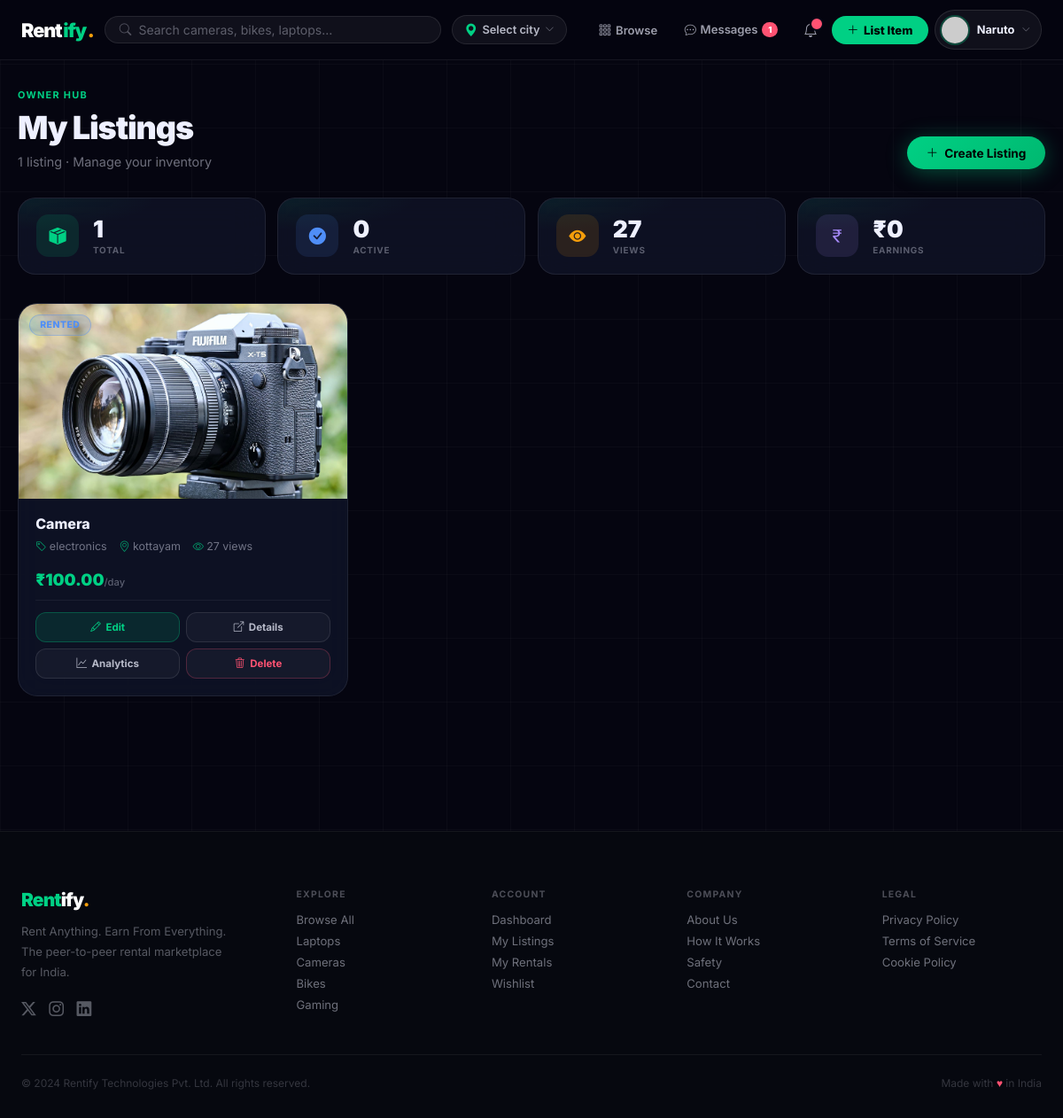
The page /listings/my/ (signed in) on the database as committed earlier.
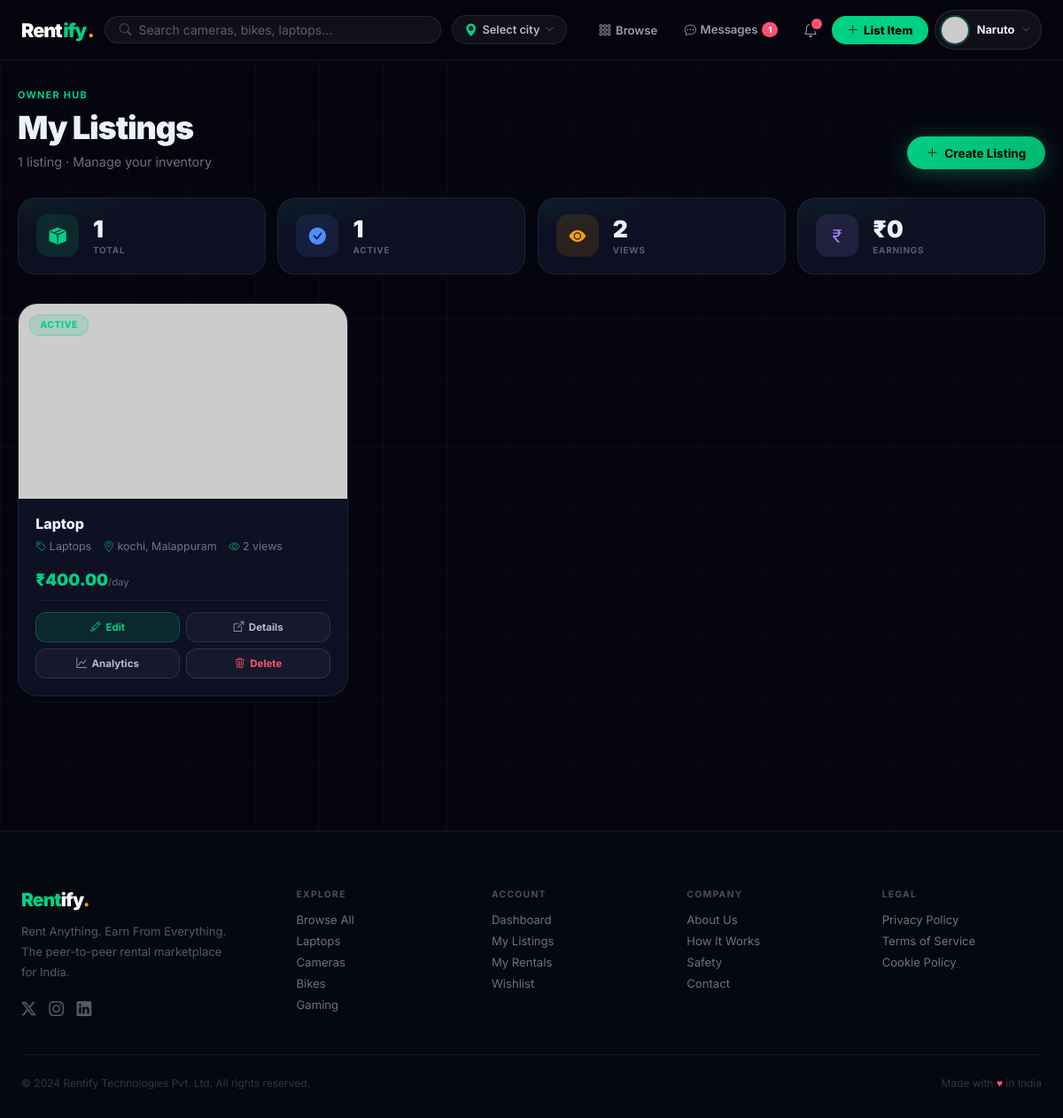
The same page on the database as committed later.
### accounts/models.py (models this page shows, shortened)
class UserProfile(models.Model):
    user = models.OneToOneField(User, on_delete=models.CASCADE, related_name='profile')
    phone = models.CharField(max_length=20, blank=True)
    address = models.TextField(blank=True)
    bio = models.TextField(blank=True, max_length=500)
    profile_photo = models.ImageField(upload_to='profiles/', blank=True, null=True)
    is_verified = models.BooleanField(default=False)
    rating = models.DecimalField(max_digits=3, decimal_places=2, default=0.00)
    total_reviews = models.IntegerField(default=0)
    total_earnings = models.DecimalField(max_digits=10, decimal_places=2, default=0.00)
    dark_mode = models.BooleanField(default=False)
    created_at = models.DateTimeField(auto_now_add=True)
    updated_at = models.DateTimeField(auto_now=True)
    def get_photo_url(self):
        if self.profile_photo:
            return self.profile_photo.url
        return '/static/images/default-avatar.png'

### listings/models.py (models this page shows, shortened)
class Product(models.Model):
    owner = models.ForeignKey(User, on_delete=models.CASCADE, related_name='listings')
    title = models.CharField(max_length=200)
    category = models.CharField(max_length=50, choices=CATEGORY_CHOICES, default='other')
    description = models.TextField()
    location = models.CharField(max_length=200, help_text='Public display: city/area only')
    state = models.CharField(max_length=100, blank=True, default='')
    city = models.CharField(max_length=100, blank=True, default='')
    area_locality = models.CharField(max_length=120, blank=True, default='')
    address_private = models.CharField(max_length=300, blank=True, default='')
    price_per_day = models.DecimalField(max_digits=10, decimal_places=2)
    price_per_week = models.DecimalField(max_digits=10, decimal_places=2, null=True, blank=True)
    price_per_month = models.DecimalField(max_digits=10, decimal_places=2, null=True, blank=True)
    security_deposit = models.DecimalField(max_digits=10, decimal_places=2, default=0)
    is_available = models.BooleanField(default=True)
    rating = models.DecimalField(max_digits=3, decimal_places=2, default=0.00)
    total_reviews = models.IntegerField(default=0)
    views_count = models.IntegerField(default=0)
    is_flagged = models.BooleanField(default=False)
    flag_reason = models.CharField(max_length=200, blank=True)
    created_at = models.DateTimeField(auto_now_add=True)
    updated_at = models.DateTimeField(auto_now=True)
    class Meta:
        ordering = ['-created_at']
    def get_primary_image(self):
        img = self.images.filter(is_primary=True).first() or self.images.first()
        return img.image.url if img else static('images/no-image.svg')
    def build_public_location(self):
        parts = []
        if self.area_locality and self.area_locality.strip():
            parts.append(self.area_locality.strip())
        if self.city and self.city.strip():
            if not parts or self.city.strip().lower() != parts[0].lower():
                parts.append(self.city.strip())
        if parts:
            return ', '.join(parts)
        return (self.location or '').strip()
    def get_public_location(self):
        return self.build_public_location() or self.location or ''

class ProductImage(models.Model):
    product = models.ForeignKey(Product, on_delete=models.CASCADE, related_name='images')
    image = models.ImageField(upload_to='products/')
    is_primary = models.BooleanField(default=False)
    order = models.IntegerField(default=0)
    uploaded_at = models.DateTimeField(auto_now_add=True)
    class Meta:
        ordering = ['order', 'uploaded_at']

### listings/views.py (the view)
# urls.py: path('listings/my/', views.my_listings_view, name='my_listings'),
@login_required
def my_listings_view(request):
    from django.db.models import Sum
    from bookings.models import Booking
    listings = list(Product.objects.filter(owner=request.user).order_by('-created_at'))
    product_ids = [p.id for p in listings]
    rented_ids = set(
        Booking.objects.filter(
            product_id__in=product_ids,
            status__in=['approved', 'active'],
        ).values_list('product_id', flat=True)
    )
    pending_ids = set(
        Booking.objects.filter(
            product_id__in=product_ids,
            status='pending',
        ).values_list('product_id', flat=True)
    )
    for product in listings:
        if product.id in rented_ids:
            product.display_status = 'rented'
        elif product.id in pending_ids:
            product.display_status = 'pending'
        elif product.is_available:
            product.display_status = 'active'
        else:
            product.display_status = 'paused'
    total_views = sum(p.views_count for p in listings)
    active_count = sum(1 for p in listings if p.display_status == 'active')
    return render(request, 'listings/my_listings.html', {
        'listings': listings,
        'total_views': total_views,
        'active_count': active_count,
    })

### templates/listings/my_listings.html (shortened to what this page needs)
{% extends 'base.html' %}
{% load static %}
{% block body_class %}page-my-listings{% endblock %}
{% block content %}
<div class="dash-app">
  <div class="hub-hero" style="display:flex;justify-content:space-between;align-items:flex-end;flex-wrap:wrap;gap:1rem;">
    <div>
      <div class="hub-eyebrow">Owner Hub</div>
      <h1 class="hub-title">My Listings</h1>
      <p class="hub-sub">{{ listings|length }} listing{{ listings|length|pluralize }} · Manage your inventory</p>
    </div>
    <a href="{% url 'create_listing' %}" class="dash-btn dash-btn--primary"><i class="bi bi-plus-lg"></i> Create Listing</a>
  </div>
  {% if listings %}
  <div class="hub-stats">
    <div class="dash-stat" style="cursor:default;">
      <div class="dash-stat-icon dash-stat-icon--green"><i class="bi bi-box-seam-fill"></i></div>
      <div><div class="dash-stat-val">{{ listings|length }}</div><div class="dash-stat-lbl">Total</div></div>
    </div>
    <div class="dash-stat" style="cursor:default;">
      <div class="dash-stat-icon dash-stat-icon--blue"><i class="bi bi-check-circle-fill"></i></div>
      <div><div class="dash-stat-val">{{ active_count }}</div><div class="dash-stat-lbl">Active</div></div>
    </div>
    <div class="dash-stat" style="cursor:default;">
      <div class="dash-stat-icon dash-stat-icon--gold"><i class="bi bi-eye-fill"></i></div>
      <div><div class="dash-stat-val">{{ total_views }}</div><div class="dash-stat-lbl">Views</div></div>
    </div>
    <div class="dash-stat" style="cursor:default;">
      <div class="dash-stat-icon dash-stat-icon--purple"><i class="bi bi-currency-rupee"></i></div>
      <div><div class="dash-stat-val">₹{{ request.user.profile.total_earnings|floatformat:0 }}</div><div class="dash-stat-lbl">Earnings</div></div>
    </div>
  </div>
  <div class="hub-card-grid">
    {% for listing in listings %}
    {% include 'listings/_owner_listing_card.html' with listing=listing %}
    {% endfor %}
  </div>
  {% endif %}
</div>
{% endblock %}

### templates/base.html (shortened to what this page needs)
{% load static %}
<!DOCTYPE html>
<html lang="en">
<head>
<link rel="stylesheet" href="https://cdn.jsdelivr.net/npm/bootstrap-icons@1.11.3/font/bootstrap-icons.min.css">
<link rel="stylesheet" href="{% static 'css/auth-modal.css' %}">
<link rel="stylesheet" href="{% static 'css/marketplace.css' %}">
<link rel="stylesheet" href="{% static 'css/forms.css' %}">
<link rel="stylesheet" href="{% static 'css/landing-shared.css' %}">
<link rel="stylesheet" href="{% static 'css/navbar-app.css' %}">
<link rel="stylesheet" href="{% static 'css/account-ui.css' %}">
<link rel="stylesheet" href="{% static 'css/dashboard.css' %}">
<link rel="stylesheet" href="{% static 'css/photo-uploader.css' %}">
<link rel="stylesheet" href="{% static 'css/rfy-combobox.css' %}">
</head>
<body class="{% block body_class %}{% endblock %}"
      data-server-auth="{% if user.is_authenticated %}true{% else %}false{% endif %}">
{% include 'includes/navbar.html' %}
<main>{% block content %}{% endblock %}</main>
{% block footer %}
<footer style="background:#06080f;border-top:1px solid rgba(255,255,255,.06);padding:4rem 0 2rem;margin-top:5rem;">
  <div style="max-width:1280px;margin:0 auto;padding:0 1.5rem;">
    <div style="display:grid;grid-template-columns:1.5fr 1fr 1fr 1fr 1fr;gap:2.5rem;flex-wrap:wrap;">
      <div>
        <div style="font-size:1.3rem;font-weight:900;letter-spacing:-.04em;margin-bottom:.75rem;">
          <span style="color:#00D084;">Rent</span><span style="color:#fff;">ify</span><span style="color:#F59E0B;">.</span>
        </div>
        <p style="font-size:.82rem;line-height:1.75;color:rgba(238,240,255,.35);max-width:240px;">
          Rent Anything. Earn From Everything. The peer-to-peer rental marketplace for India.
        </p>
        <div style="display:flex;gap:.9rem;margin-top:1.25rem;">
          <a href="#" style="color:rgba(238,240,255,.35);font-size:1.05rem;text-decoration:none;"><i class="bi bi-twitter-x"></i></a>
          <a href="#" style="color:rgba(238,240,255,.35);font-size:1.05rem;text-decoration:none;"><i class="bi bi-instagram"></i></a>
          <a href="#" style="color:rgba(238,240,255,.35);font-size:1.05rem;text-decoration:none;"><i class="bi bi-linkedin"></i></a>
        </div>
      </div>
      {% for section, links in footer_sections %}
      <div>
        <h5 style="font-size:.65rem;font-weight:700;text-transform:uppercase;letter-spacing:.12em;color:rgba(238,240,255,.3);margin-bottom:.9rem;">{{ section }}</h5>
        {% for label, url in links %}
        <a href="{{ url }}" style="display:block;font-size:.82rem;color:rgba(238,240,255,.45);margin-bottom:.5rem;text-decoration:none;transition:color .18s;" onmouseover="this.style.color='#00D084'" onmouseout="this.style.color='rgba(238,240,255,.45)'">{{ label }}</a>
        {% endfor %}
      </div>
      {% endfor %}
    </div>
    <div style="border-top:1px solid rgba(255,255,255,.06);margin-top:2.5rem;padding-top:1.5rem;display:flex;justify-content:space-between;flex-wrap:wrap;gap:.75rem;font-size:.75rem;color:rgba(238,240,255,.2);">
      <span>© 2024 Rentify Technologies Pvt. Ltd. All rights reserved.</span>
      <span>Made with <span style="color:#FF5272;">♥</span> in India</span>
    </div>
  </div>
</footer>
{% endblock %}
</body>
</html>

### templates/includes/navbar.html (shortened to what this page needs)
{% if user.is_authenticated %}
<nav class="rfy-nav" id="mainNav">
  <div class="rfy-nav-inner">
    <a href="{% url 'home' %}" class="rfy-brand me-1">
      <span class="b-dark">Rent</span><span style="color:var(--green);">ify</span><span class="b-dot">.</span>
    </a>
    <form class="rfy-search d-none d-md-flex" action="{% url 'browse' %}" method="get" style="max-width:380px;">
      <i class="bi bi-search" style="color:rgba(238,240,255,.3);font-size:.85rem;flex-shrink:0;"></i>
      <input type="text" name="q" placeholder="Search cameras, bikes, laptops…" value="{{ request.GET.q|default:'' }}" autocomplete="off">
    </form>
    <div class="d-none d-lg-flex">
      {% include 'includes/location_dropdown.html' %}
    </div>
    <div class="rfy-nav-right d-none d-lg-flex">
      <a href="{% url 'browse' %}"
         class="rfy-navlink ">
        <i class="bi bi-grid-3x3-gap"></i> Browse
      </a>
      <a href="{% url 'inbox' %}"
         class="rfy-msg-link {% if request.resolver_match.url_name == 'inbox' or request.resolver_match.url_name == 'conversation' %}active{% endif %}">
        <i class="bi bi-chat-dots"></i>
        Messages
        {% if unread_count > 0 %}<span class="rfy-msg-badge">{{ unread_count }}</span>{% endif %}
      </a>
      <div style="position:relative;">
        <button class="rfy-iconbtn" id="notifBtn" aria-label="Notifications">
          <i class="bi bi-bell"></i>
          {% if unread_count > 0 %}<span class="rfy-badge"></span>{% endif %}
        </button>
      </div>
      <a href="{% url 'create_listing' %}" class="rfy-list-btn">
        <i class="bi bi-plus-lg"></i> List Item
      </a>
      <div class="rfy-nav-authed-only" style="position:relative;margin-left:.15rem;">
        <button class="rfy-profile-trigger" id="profileBtn" aria-expanded="false">
          <img src="{{ request.user.profile.get_photo_url }}"
               alt="{{ request.user.username }}"
               onerror="this.src='https://placehold.co/34/4F8EF7/fff?text={{ request.user.username|first|upper }}'">
          <span class="pt-name d-none d-xl-block">{{ request.user.first_name|default:request.user.username }}</span>
          <i class="bi bi-chevron-down pt-caret"></i>
        </button>
      </div>
    </div>
  </div>
</nav>
{% endif %}

### templates/includes/location_dropdown.html (shortened to what this page needs)
<div class="rfy-loc" id="locBtn{{ loc_suffix|default:'' }}" role="button" tabindex="0" aria-haspopup="listbox">
  <i class="bi bi-geo-alt-fill loc-dot"></i>
  <span class="loc-label">{% if browse_location %}{{ browse_location }}{% else %}Select city{% endif %}</span>
  <i class="bi bi-chevron-down loc-caret"></i>
</div>

### templates/listings/_owner_listing_card.html
{% load static %}
<article class="hub-card">
  <div class="hub-card-img-wrap">
    <a href="{% url 'product_detail' listing.pk %}">
      <img src="{{ listing.get_primary_image }}" alt="{{ listing.title }}"
           loading="lazy"
           onerror="this.src='https://placehold.co/600x375/0d1020/00D084?text=No+Photo'">
    </a>
    {% if listing.display_status == 'active' %}
    <span class="hub-card-badge hub-badge--active">Active</span>
    {% elif listing.display_status == 'pending' %}
    <span class="hub-card-badge hub-badge--pending">Pending</span>
    {% elif listing.display_status == 'rented' %}
    <span class="hub-card-badge hub-badge--rented">Rented</span>
    {% else %}
    <span class="hub-card-badge hub-badge--paused">Paused</span>
    {% endif %}
  </div>
  <div class="hub-card-body">
    <h3 class="hub-card-title">
      <a href="{% url 'product_detail' listing.pk %}">{{ listing.title }}</a>
    </h3>
    <div class="hub-card-meta">
      <span><i class="bi bi-tag"></i>{{ listing.get_category_display }}</span>
      <span><i class="bi bi-geo-alt"></i>{{ listing.get_public_location }}</span>
      <span><i class="bi bi-eye"></i>{{ listing.views_count }} views</span>
    </div>
    <div class="hub-card-price">₹{{ listing.price_per_day }}<span>/day</span></div>
    <div class="hub-card-actions">
      <a href="{% url 'edit_listing' listing.pk %}" class="hub-act hub-act--primary"><i class="bi bi-pencil"></i> Edit</a>
      <a href="{% url 'product_detail' listing.pk %}" class="hub-act"><i class="bi bi-box-arrow-up-right"></i> Details</a>
      <a href="{% url 'product_detail' listing.pk %}" class="hub-act" title="Views &amp; rating"><i class="bi bi-graph-up"></i> Analytics</a>
      <a href="{% url 'delete_listing' listing.pk %}" class="hub-act hub-act--danger"><i class="bi bi-trash3"></i> Delete</a>
    </div>
  </div>
</article>

Rows that differ between the two databases and show on the page:
removed Product: get_primary_image (picture), shows "RENTED", title "Camera", category "electronics", get_public_location "kottayam", views_count "27", price_per_day "100.00"
added Product: shows "ACTIVE", title "Laptop", category "Laptops", get_public_location "kochi, Malappuram", views_count "2", price_per_day "400.00"
Other text that changed with them:
{{ active_count }}: "0" → "1"
{{ total_views }}: "27" → "2"
